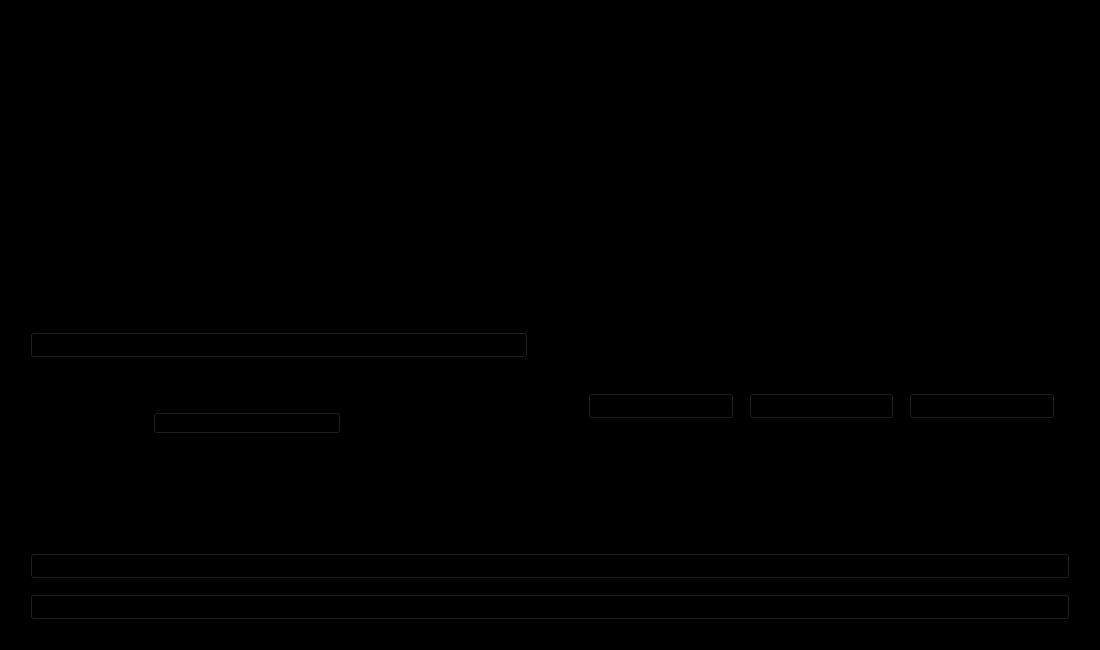
<?xml version="1.0" encoding="UTF-8"?>
<ui version="4.0">
 <class>Form</class>
 <widget class="QWidget" name="Form">
  <property name="geometry">
   <rect>
    <x>0</x>
    <y>0</y>
    <width>1100</width>
    <height>650</height>
   </rect>
  </property>
  <property name="windowTitle">
   <string>Form</string>
  </property>
  <property name="styleSheet">
   <string notr="true">background-color: rgba(0, 0, 0);</string>
  </property>
  <layout class="QVBoxLayout" name="verticalLayout_7">
   <property name="spacing">
    <number>15</number>
   </property>
   <property name="leftMargin">
    <number>15</number>
   </property>
   <property name="topMargin">
    <number>15</number>
   </property>
   <property name="rightMargin">
    <number>15</number>
   </property>
   <property name="bottomMargin">
    <number>15</number>
   </property>
   <item>
    <layout class="QHBoxLayout" name="horizontalLayout_7">
     <item>
      <widget class="SimpleCardWidget" name="SimpleCardWidget">
       <property name="styleSheet">
        <string notr="true"/>
       </property>
       <layout class="QVBoxLayout" name="verticalLayout_5">
        <property name="spacing">
         <number>15</number>
        </property>
        <property name="leftMargin">
         <number>15</number>
        </property>
        <property name="topMargin">
         <number>15</number>
        </property>
        <property name="rightMargin">
         <number>15</number>
        </property>
        <property name="bottomMargin">
         <number>15</number>
        </property>
        <item>
         <widget class="StrongBodyLabel" name="StrongBodyLabel">
          <property name="sizePolicy">
           <sizepolicy hsizetype="Preferred" vsizetype="Fixed">
            <horstretch>0</horstretch>
            <verstretch>0</verstretch>
           </sizepolicy>
          </property>
          <property name="toolTip">
           <string>&lt;html&gt;&lt;head/&gt;&lt;body&gt;&lt;p&gt;将视频拖放到下方列表中,右键有更多选项&lt;/p&gt;&lt;p&gt;(Tip: 可以通过拖放一个每一行一个视频路径的txt放置大量视频文件,此方式比直接拖动视频更快)&lt;/p&gt;&lt;/body&gt;&lt;/html&gt;</string>
          </property>
          <property name="text">
           <string>视频文件列表</string>
          </property>
          <property name="alignment">
           <set>Qt::AlignCenter</set>
          </property>
          <property name="buddy">
           <cstring>listWidget</cstring>
          </property>
         </widget>
        </item>
        <item>
         <widget class="DraggableListWidget" name="listWidget">
          <property name="toolTip">
           <string>将视频拖放到下方列表中,右键有更多选项
(Tip: 可以通过拖放一个每一行一个视频路径的txt放置大量视频文件,此方式比直接拖动视频更快)</string>
          </property>
          <property name="frameShape">
           <enum>QFrame::Box</enum>
          </property>
          <property name="frameShadow">
           <enum>QFrame::Sunken</enum>
          </property>
          <property name="lineWidth">
           <number>1</number>
          </property>
          <property name="midLineWidth">
           <number>0</number>
          </property>
          <property name="dragEnabled">
           <bool>true</bool>
          </property>
         </widget>
        </item>
        <item>
         <layout class="QHBoxLayout" name="horizontalLayout_6">
          <item>
           <widget class="PushButton" name="PushButton">
            <property name="toolTip">
             <string>选择需要被合成的视频</string>
            </property>
            <property name="text">
             <string>选择视频</string>
            </property>
            <property name="icon">
             <iconset resource="../resource.qrc">
              <normaloff>:/images/images/add.ico</normaloff>:/images/images/add.ico</iconset>
            </property>
            <property name="iconSize">
             <size>
              <width>16</width>
              <height>16</height>
             </size>
            </property>
           </widget>
          </item>
         </layout>
        </item>
        <item>
         <layout class="QVBoxLayout" name="verticalLayout">
          <item>
           <layout class="QHBoxLayout" name="horizontalLayout">
            <item>
             <widget class="BodyLabel" name="BodyLabel_12">
              <property name="toolTip">
               <string>您最终希望导出的视频是横屏视频还是竖屏视频</string>
              </property>
              <property name="text">
               <string>您希望将视频输出为</string>
              </property>
              <property name="buddy">
               <cstring>RadioButton_2</cstring>
              </property>
             </widget>
            </item>
            <item>
             <widget class="RadioButton" name="RadioButton_2">
              <property name="toolTip">
               <string>您最终希望导出的视频是横屏视频还是竖屏视频</string>
              </property>
              <property name="text">
               <string>竖屏视频</string>
              </property>
              <property name="checked">
               <bool>true</bool>
              </property>
             </widget>
            </item>
            <item>
             <widget class="RadioButton" name="RadioButton">
              <property name="toolTip">
               <string>您最终希望导出的视频是横屏视频还是竖屏视频</string>
              </property>
              <property name="text">
               <string>横屏视频</string>
              </property>
             </widget>
            </item>
            <item>
             <spacer name="horizontalSpacer_6">
              <property name="orientation">
               <enum>Qt::Horizontal</enum>
              </property>
              <property name="sizeHint" stdset="0">
               <size>
                <width>40</width>
                <height>20</height>
               </size>
              </property>
             </spacer>
            </item>
           </layout>
          </item>
          <item>
           <layout class="QHBoxLayout" name="horizontalLayout_2">
            <item>
             <widget class="BodyLabel" name="BodyLabel">
              <property name="sizePolicy">
               <sizepolicy hsizetype="Fixed" vsizetype="Preferred">
                <horstretch>0</horstretch>
                <verstretch>0</verstretch>
               </sizepolicy>
              </property>
              <property name="toolTip">
               <string>如果您的视频经过检测之后发现不符合你上面的选项你要如何处理?</string>
              </property>
              <property name="text">
               <string>不符合朝向如何调整</string>
              </property>
              <property name="buddy">
               <cstring>ComboBox_2</cstring>
              </property>
             </widget>
            </item>
            <item>
             <widget class="ComboBox" name="ComboBox_2">
              <property name="sizePolicy">
               <sizepolicy hsizetype="Expanding" vsizetype="Fixed">
                <horstretch>0</horstretch>
                <verstretch>0</verstretch>
               </sizepolicy>
              </property>
              <property name="toolTip">
               <string>如果您的视频经过检测之后发现不符合你上面的选项你要如何处理?</string>
              </property>
             </widget>
            </item>
            <item>
             <spacer name="horizontalSpacer">
              <property name="orientation">
               <enum>Qt::Horizontal</enum>
              </property>
              <property name="sizeHint" stdset="0">
               <size>
                <width>40</width>
                <height>20</height>
               </size>
              </property>
             </spacer>
            </item>
           </layout>
          </item>
         </layout>
        </item>
       </layout>
      </widget>
     </item>
     <item>
      <widget class="SimpleCardWidget" name="SimpleCardWidget_2">
       <property name="styleSheet">
        <string notr="true">background-color: rgba(0, 0, 0, 0);</string>
       </property>
       <layout class="QVBoxLayout" name="verticalLayout_2">
        <property name="spacing">
         <number>15</number>
        </property>
        <property name="leftMargin">
         <number>15</number>
        </property>
        <property name="topMargin">
         <number>15</number>
        </property>
        <property name="rightMargin">
         <number>15</number>
        </property>
        <property name="bottomMargin">
         <number>15</number>
        </property>
        <item>
         <layout class="QVBoxLayout" name="verticalLayout_4">
          <item>
           <widget class="SegmentedWidget" name="SegmentedWidget">
            <property name="toolTip">
             <string>选择不同的预览方式</string>
            </property>
           </widget>
          </item>
          <item>
           <widget class="QStackedWidget" name="stackedWidget">
            <property name="currentIndex">
             <number>0</number>
            </property>
            <widget class="QWidget" name="page">
             <layout class="QVBoxLayout" name="verticalLayout_3">
              <property name="spacing">
               <number>15</number>
              </property>
              <property name="leftMargin">
               <number>15</number>
              </property>
              <property name="topMargin">
               <number>15</number>
              </property>
              <property name="rightMargin">
               <number>15</number>
              </property>
              <property name="bottomMargin">
               <number>15</number>
              </property>
              <item>
               <widget class="QLabel" name="label">
                <property name="sizePolicy">
                 <sizepolicy hsizetype="Preferred" vsizetype="Expanding">
                  <horstretch>0</horstretch>
                  <verstretch>0</verstretch>
                 </sizepolicy>
                </property>
                <property name="toolTip">
                 <string>可以在设置页面设置默认展示哪一个画面(默认为不为黑色的第一帧)</string>
                </property>
                <property name="text">
                 <string>这里显示图片</string>
                </property>
                <property name="scaledContents">
                 <bool>true</bool>
                </property>
                <property name="alignment">
                 <set>Qt::AlignCenter</set>
                </property>
               </widget>
              </item>
              <item>
               <layout class="QHBoxLayout" name="horizontalLayout_5">
                <item>
                 <widget class="PushButton" name="PushButton_2">
                  <property name="toolTip">
                   <string/>
                  </property>
                  <property name="text">
                   <string>顺时针旋转90°</string>
                  </property>
                 </widget>
                </item>
                <item>
                 <widget class="PushButton" name="PushButton_3">
                  <property name="text">
                   <string>逆时针旋转90°</string>
                  </property>
                 </widget>
                </item>
                <item>
                 <widget class="PushButton" name="PushButton_4">
                  <property name="text">
                   <string>上下颠倒</string>
                  </property>
                 </widget>
                </item>
               </layout>
              </item>
             </layout>
            </widget>
            <widget class="QWidget" name="page_2">
             <layout class="QVBoxLayout" name="verticalLayout_8"/>
            </widget>
           </widget>
          </item>
         </layout>
        </item>
       </layout>
      </widget>
     </item>
    </layout>
   </item>
   <item>
    <widget class="CardWidget" name="CardWidget">
     <layout class="QVBoxLayout" name="verticalLayout_6">
      <property name="spacing">
       <number>15</number>
      </property>
      <property name="leftMargin">
       <number>15</number>
      </property>
      <property name="topMargin">
       <number>15</number>
      </property>
      <property name="rightMargin">
       <number>15</number>
      </property>
      <property name="bottomMargin">
       <number>15</number>
      </property>
      <item>
       <layout class="QHBoxLayout" name="horizontalLayout_3">
        <item>
         <widget class="BodyLabel" name="BodyLabel_2">
          <property name="toolTip">
           <string/>
          </property>
          <property name="text">
           <string>总进度</string>
          </property>
         </widget>
        </item>
        <item>
         <widget class="ProgressBar" name="ProgressBar_2">
          <property name="sizePolicy">
           <sizepolicy hsizetype="Expanding" vsizetype="Fixed">
            <horstretch>0</horstretch>
            <verstretch>0</verstretch>
           </sizepolicy>
          </property>
          <property name="format">
           <string>(%v/%m) %p%</string>
          </property>
         </widget>
        </item>
        <item>
         <spacer name="horizontalSpacer_2">
          <property name="orientation">
           <enum>Qt::Horizontal</enum>
          </property>
          <property name="sizeType">
           <enum>QSizePolicy::Fixed</enum>
          </property>
          <property name="sizeHint" stdset="0">
           <size>
            <width>15</width>
            <height>20</height>
           </size>
          </property>
         </spacer>
        </item>
        <item>
         <widget class="BodyLabel" name="BodyLabel_4">
          <property name="sizePolicy">
           <sizepolicy hsizetype="Fixed" vsizetype="Preferred">
            <horstretch>0</horstretch>
            <verstretch>0</verstretch>
           </sizepolicy>
          </property>
          <property name="text">
           <string>当前进度</string>
          </property>
         </widget>
        </item>
        <item>
         <widget class="BodyLabel" name="BodyLabel_10">
          <property name="sizePolicy">
           <sizepolicy hsizetype="Fixed" vsizetype="Preferred">
            <horstretch>0</horstretch>
            <verstretch>0</verstretch>
           </sizepolicy>
          </property>
          <property name="text">
           <string>/</string>
          </property>
         </widget>
        </item>
        <item>
         <widget class="BodyLabel" name="BodyLabel_6">
          <property name="sizePolicy">
           <sizepolicy hsizetype="Fixed" vsizetype="Preferred">
            <horstretch>0</horstretch>
            <verstretch>0</verstretch>
           </sizepolicy>
          </property>
          <property name="text">
           <string>总进度</string>
          </property>
         </widget>
        </item>
        <item>
         <widget class="VerticalSeparator" name="VerticalSeparator"/>
        </item>
        <item>
         <widget class="BodyLabel" name="BodyLabel_8">
          <property name="sizePolicy">
           <sizepolicy hsizetype="Fixed" vsizetype="Preferred">
            <horstretch>0</horstretch>
            <verstretch>0</verstretch>
           </sizepolicy>
          </property>
          <property name="text">
           <string>百分比</string>
          </property>
         </widget>
        </item>
       </layout>
      </item>
      <item>
       <layout class="QHBoxLayout" name="horizontalLayout_4">
        <item>
         <widget class="BodyLabel" name="BodyLabel_3">
          <property name="text">
           <string>详细进度</string>
          </property>
         </widget>
        </item>
        <item>
         <widget class="ProgressBar" name="ProgressBar">
          <property name="format">
           <string>(%v/%m) %p%</string>
          </property>
         </widget>
        </item>
        <item>
         <spacer name="horizontalSpacer_3">
          <property name="orientation">
           <enum>Qt::Horizontal</enum>
          </property>
          <property name="sizeType">
           <enum>QSizePolicy::Fixed</enum>
          </property>
          <property name="sizeHint" stdset="0">
           <size>
            <width>15</width>
            <height>20</height>
           </size>
          </property>
         </spacer>
        </item>
        <item>
         <widget class="BodyLabel" name="BodyLabel_5">
          <property name="sizePolicy">
           <sizepolicy hsizetype="Fixed" vsizetype="Preferred">
            <horstretch>0</horstretch>
            <verstretch>0</verstretch>
           </sizepolicy>
          </property>
          <property name="text">
           <string>当前进度</string>
          </property>
         </widget>
        </item>
        <item>
         <widget class="BodyLabel" name="BodyLabel_11">
          <property name="sizePolicy">
           <sizepolicy hsizetype="Fixed" vsizetype="Preferred">
            <horstretch>0</horstretch>
            <verstretch>0</verstretch>
           </sizepolicy>
          </property>
          <property name="text">
           <string>/</string>
          </property>
         </widget>
        </item>
        <item>
         <widget class="BodyLabel" name="BodyLabel_7">
          <property name="sizePolicy">
           <sizepolicy hsizetype="Fixed" vsizetype="Preferred">
            <horstretch>0</horstretch>
            <verstretch>0</verstretch>
           </sizepolicy>
          </property>
          <property name="text">
           <string>总进度</string>
          </property>
         </widget>
        </item>
        <item>
         <widget class="VerticalSeparator" name="VerticalSeparator_2"/>
        </item>
        <item>
         <widget class="BodyLabel" name="BodyLabel_9">
          <property name="sizePolicy">
           <sizepolicy hsizetype="Fixed" vsizetype="Preferred">
            <horstretch>0</horstretch>
            <verstretch>0</verstretch>
           </sizepolicy>
          </property>
          <property name="text">
           <string>百分比</string>
          </property>
         </widget>
        </item>
       </layout>
      </item>
      <item>
       <widget class="PrimaryPushButton" name="PrimaryPushButton">
        <property name="toolTip">
         <string>点击此处直接开始合并，您可以通过在设置页面定义输出文件位置</string>
        </property>
        <property name="text">
         <string>开始合并</string>
        </property>
        <property name="icon">
         <iconset resource="../resource.qrc">
          <normaloff>:/images/images/start_merge.ico</normaloff>:/images/images/start_merge.ico</iconset>
        </property>
        <property name="iconSize">
         <size>
          <width>16</width>
          <height>16</height>
         </size>
        </property>
        <property name="hasIcon" stdset="0">
         <bool>true</bool>
        </property>
       </widget>
      </item>
      <item>
       <widget class="PushButton" name="PushButton_5">
        <property name="enabled">
         <bool>true</bool>
        </property>
        <property name="toolTip">
         <string>&lt;html&gt;&lt;head/&gt;&lt;body&gt;&lt;p&gt;程序并不会直接停止运行,而是会等待当前任务结束后停止&lt;/p&gt;&lt;/body&gt;&lt;/html&gt;</string>
        </property>
        <property name="styleSheet">
         <string notr="true">PushButton, ToolButton, ToggleButton, ToggleToolButton {
    color: white;
    background: rgb(213, 15, 0);
    border: 1px solid rgba(0, 0, 0, 0.073);
    border-bottom: 1px solid rgba(0, 0, 0, 0.183);
    border-radius: 5px;
    /* font: 14px 'Segoe UI', 'Microsoft YaHei'; */
    padding: 5px 12px 6px 12px;
    outline: none;
}

ToolButton {
    padding: 5px 9px 6px 8px;
}

PushButton[hasIcon=false] {
    padding: 5px 12px 6px 12px;
}

PushButton[hasIcon=true] {
    padding: 5px 12px 6px 36px;
}

DropDownToolButton, PrimaryDropDownToolButton {
    padding: 5px 31px 6px 8px;
}

DropDownPushButton[hasIcon=false],
PrimaryDropDownPushButton[hasIcon=false] {
    padding: 5px 31px 6px 12px;
}

DropDownPushButton[hasIcon=true],
PrimaryDropDownPushButton[hasIcon=true] {
    padding: 5px 31px 6px 36px;
}

PushButton:hover, ToolButton:hover, ToggleButton:hover, ToggleToolButton:hover {
    background: rgb(234, 28, 45);
}

PushButton:pressed, ToolButton:pressed, ToggleButton:pressed, ToggleToolButton:pressed {
    color: rgba(255, 255, 255, 0.63);
    background: rgb(231, 75, 84);
    border-bottom: 1px solid rgba(0, 0, 0, 0.073);
}

PushButton:disabled, ToolButton:disabled, ToggleButton:disabled, ToggleToolButton:disabled {
    color: rgba(0, 0, 0, 0.36);
    background: rgb(244, 210, 210);
    border: 1px solid rgba(0, 0, 0, 0.06);
    border-bottom: 1px solid rgba(0, 0, 0, 0.06);
}


PrimaryPushButton,
PrimaryToolButton,
ToggleButton:checked,
ToggleToolButton:checked {
    color: white;
    background-color: #009faa;
    border: 1px solid #00a7b3;
    border-bottom: 1px solid #007780;
}

PrimaryPushButton:hover,
PrimaryToolButton:hover,
ToggleButton:checked:hover,
ToggleToolButton:checked:hover {
    background-color: #00a7b3;
    border: 1px solid #2daab3;
    border-bottom: 1px solid #007780;
}

PrimaryPushButton:pressed,
PrimaryToolButton:pressed,
ToggleButton:checked:pressed,
ToggleToolButton:checked:pressed {
    color: rgba(255, 255, 255, 0.63);
    background-color: #3eabb3;
    border: 1px solid #3eabb3;
}

PrimaryPushButton:disabled,
PrimaryToolButton:disabled,
ToggleButton:checked:disabled,
ToggleToolButton:checked:disabled {
    color: rgba(255, 255, 255, 0.9);
    background-color: rgb(205, 205, 205);
    border: 1px solid rgb(205, 205, 205);
}

SplitDropButton,
PrimarySplitDropButton {
    border-left: none;
    border-top-left-radius: 0;
    border-bottom-left-radius: 0;
}

#splitPushButton,
#splitToolButton,
#primarySplitPushButton,
#primarySplitToolButton {
    border-top-right-radius: 0;
    border-bottom-right-radius: 0;
}

#splitPushButton:pressed,
#splitToolButton:pressed,
SplitDropButton:pressed {
    border-bottom: 1px solid rgba(0, 0, 0, 0.183);
}

PrimarySplitDropButton:pressed {
    border-bottom: 1px solid #007780;
}

#primarySplitPushButton, #primarySplitToolButton {
    border-right: 1px solid #3eabb3;
}

#primarySplitPushButton:pressed, #primarySplitToolButton:pressed {
    border-bottom: 1px solid #007780;
}

HyperlinkButton {
    /* font: 14px 'Segoe UI', 'Microsoft YaHei'; */
    padding: 6px 12px 6px 12px;
    color: #009faa;
    border: none;
    border-radius: 6px;
    background-color: transparent;
}

HyperlinkButton[hasIcon=false] {
    padding: 6px 12px 6px 12px;
}

HyperlinkButton[hasIcon=true] {
    padding: 6px 12px 6px 36px;
}

HyperlinkButton:hover {
    color: #009faa;
    background-color: rgba(0, 0, 0, 10);
    border: none;
}

HyperlinkButton:pressed {
    color: #009faa;
    background-color: rgba(0, 0, 0, 6);
    border: none;
}

HyperlinkButton:disabled {
    color: rgba(0, 0, 0, 0.43);
    background-color: transparent;
    border: none;
}


RadioButton {
    min-height: 24px;
    max-height: 24px;
    background-color: transparent;
    font: 14px 'Segoe UI', 'Microsoft YaHei', 'PingFang SC';
    color: black;
}

RadioButton::indicator {
    width: 18px;
    height: 18px;
    border-radius: 11px;
    border: 2px solid #999999;
    background-color: rgba(0, 0, 0, 5);
    margin-right: 4px;
}

RadioButton::indicator:hover {
    background-color: rgba(0, 0, 0, 0);
}

RadioButton::indicator:pressed {
    border: 2px solid #bbbbbb;
    background-color: qradialgradient(spread:pad, cx:0.5, cy:0.5, radius:0.5, fx:0.5, fy:0.5,
            stop:0 rgb(255, 255, 255),
            stop:0.5 rgb(255, 255, 255),
            stop:0.6 rgb(225, 224, 223),
            stop:1 rgb(225, 224, 223));
}

RadioButton::indicator:checked {
    height: 22px;
    width: 22px;
    border: none;
    border-radius: 11px;
    background-color: qradialgradient(spread:pad, cx:0.5, cy:0.5, radius:0.5, fx:0.5, fy:0.5,
            stop:0 rgb(255, 255, 255),
            stop:0.5 rgb(255, 255, 255),
            stop:0.6 #009faa,
            stop:1 #009faa);
}

RadioButton::indicator:checked:hover {
    background-color: qradialgradient(spread:pad, cx:0.5, cy:0.5, radius:0.5, fx:0.5, fy:0.5,
            stop:0 rgb(255, 255, 255),
            stop:0.6 rgb(255, 255, 255),
            stop:0.7 #009faa,
            stop:1 #009faa);
}

RadioButton::indicator:checked:pressed {
    background-color: qradialgradient(spread:pad, cx:0.5, cy:0.5, radius:0.5, fx:0.5, fy:0.5,
            stop:0 rgb(255, 255, 255),
            stop:0.5 rgb(255, 255, 255),
            stop:0.6 #009faa,
            stop:1 #009faa);
}

RadioButton:disabled {
    color: rgba(0, 0, 0, 110);
}

RadioButton::indicator:disabled {
    border: 2px solid #bbbbbb;
    background-color: transparent;
}

RadioButton::indicator:disabled:checked {
    border: none;
    background-color: qradialgradient(spread:pad, cx:0.5, cy:0.5, radius:0.5, fx:0.5, fy:0.5,
            stop:0 rgb(255, 255, 255),
            stop:0.5 rgb(255, 255, 255),
            stop:0.6 rgba(0, 0, 0, 0.2169),
            stop:1 rgba(0, 0, 0, 0.2169));
}

TransparentToolButton,
TransparentToggleToolButton,
TransparentDropDownToolButton,
TransparentPushButton,
TransparentDropDownPushButton,
TransparentTogglePushButton {
    background-color: transparent;
    border: none;
    border-radius: 5px;
    margin: 0;
}

TransparentToolButton:hover,
TransparentToggleToolButton:hover,
TransparentDropDownToolButton:hover,
TransparentPushButton:hover,
TransparentDropDownPushButton:hover,
TransparentTogglePushButton:hover {
    background-color: rgba(0, 0, 0, 9);
    border: none;
}

TransparentToolButton:pressed,
TransparentToggleToolButton:pressed,
TransparentDropDownToolButton:pressed,
TransparentPushButton:pressed,
TransparentDropDownPushButton:pressed,
TransparentTogglePushButton:pressed {
    background-color: rgba(0, 0, 0, 6);
    border: none;
}

TransparentToolButton:disabled,
TransparentToggleToolButton:disabled,
TransparentDropDownToolButton:disabled,
TransprentPushButton:disabled,
TransparentDropDownPushButton:disabled,
TransprentTogglePushButton:disabled {
    background-color: transparent;
    border: none;
}


PillPushButton,
PillPushButton:hover,
PillPushButton:pressed,
PillPushButton:disabled,
PillPushButton:checked,
PillPushButton:checked:hover,
PillPushButton:checked:pressed,
PillPushButton:disabled:checked,
PillToolButton,
PillToolButton:hover,
PillToolButton:pressed,
PillToolButton:disabled,
PillToolButton:checked,
PillToolButton:checked:hover,
PillToolButton:checked:pressed,
PillToolButton:disabled:checked {
    background-color: transparent;
    border: none;
}
</string>
        </property>
        <property name="text">
         <string>停止运行</string>
        </property>
        <property name="icon">
         <iconset resource="../resource.qrc">
          <normaloff>:/images/images/cancel.ico</normaloff>:/images/images/cancel.ico</iconset>
        </property>
        <property name="hasIcon" stdset="0">
         <bool>true</bool>
        </property>
       </widget>
      </item>
     </layout>
    </widget>
   </item>
  </layout>
 </widget>
 <customwidgets>
  <customwidget>
   <class>ComboBox</class>
   <extends>QPushButton</extends>
   <header>qfluentwidgets</header>
  </customwidget>
  <customwidget>
   <class>PushButton</class>
   <extends>QPushButton</extends>
   <header>qfluentwidgets</header>
  </customwidget>
  <customwidget>
   <class>PrimaryPushButton</class>
   <extends>PushButton</extends>
   <header>qfluentwidgets</header>
  </customwidget>
  <customwidget>
   <class>RadioButton</class>
   <extends>QRadioButton</extends>
   <header>qfluentwidgets</header>
  </customwidget>
  <customwidget>
   <class>VerticalSeparator</class>
   <extends>QWidget</extends>
   <header>qfluentwidgets</header>
  </customwidget>
  <customwidget>
   <class>CardWidget</class>
   <extends>QFrame</extends>
   <header>qfluentwidgets</header>
   <container>1</container>
  </customwidget>
  <customwidget>
   <class>SimpleCardWidget</class>
   <extends>CardWidget</extends>
   <header>qfluentwidgets</header>
   <container>1</container>
  </customwidget>
  <customwidget>
   <class>BodyLabel</class>
   <extends>QLabel</extends>
   <header>qfluentwidgets</header>
  </customwidget>
  <customwidget>
   <class>StrongBodyLabel</class>
   <extends>QLabel</extends>
   <header>qfluentwidgets</header>
  </customwidget>
  <customwidget>
   <class>Pivot</class>
   <extends>QWidget</extends>
   <header>qfluentwidgets</header>
  </customwidget>
  <customwidget>
   <class>SegmentedWidget</class>
   <extends>Pivot</extends>
   <header>qfluentwidgets</header>
  </customwidget>
  <customwidget>
   <class>ProgressBar</class>
   <extends>QProgressBar</extends>
   <header>qfluentwidgets</header>
  </customwidget>
  <customwidget>
   <class>DraggableListWidget</class>
   <extends>QListWidget</extends>
   <header>src.components.draggable_list_widget</header>
  </customwidget>
 </customwidgets>
 <tabstops>
  <tabstop>listWidget</tabstop>
  <tabstop>PushButton</tabstop>
  <tabstop>RadioButton_2</tabstop>
  <tabstop>RadioButton</tabstop>
  <tabstop>ComboBox_2</tabstop>
  <tabstop>PushButton_2</tabstop>
  <tabstop>PushButton_3</tabstop>
  <tabstop>PushButton_4</tabstop>
  <tabstop>PrimaryPushButton</tabstop>
 </tabstops>
 <resources>
  <include location="../resource.qrc"/>
 </resources>
 <connections>
  <connection>
   <sender>ProgressBar_2</sender>
   <signal>valueChanged(int)</signal>
   <receiver>BodyLabel_4</receiver>
   <slot>setNum(int)</slot>
   <hints>
    <hint type="sourcelabel">
     <x>197</x>
     <y>526</y>
    </hint>
    <hint type="destinationlabel">
     <x>951</x>
     <y>534</y>
    </hint>
   </hints>
  </connection>
  <connection>
   <sender>ProgressBar</sender>
   <signal>valueChanged(int)</signal>
   <receiver>BodyLabel_5</receiver>
   <slot>setNum(int)</slot>
   <hints>
    <hint type="sourcelabel">
     <x>255</x>
     <y>563</y>
    </hint>
    <hint type="destinationlabel">
     <x>951</x>
     <y>571</y>
    </hint>
   </hints>
  </connection>
 </connections>
</ui>
